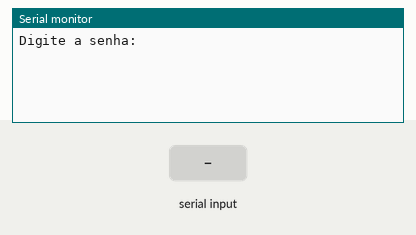
Recording of a sketch running on a simulated Arduino Uno, built with avr-gcc and run on an emulated ATmega328P. Shown: the last lines printed to the serial monitor. The test bench sets the inputs (shaded band).

Above: at 0.9 s.
1.0 s: "sim" received over Serial
At 2.8 s:
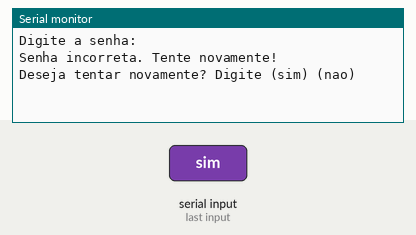
3.5 s: "90,45\n" received over Serial
At 5.5 s:
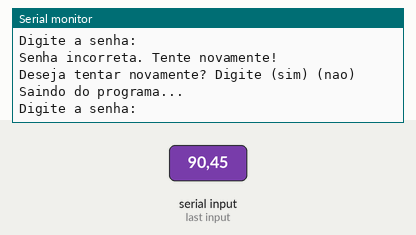
6.0 s: "1234\n" received over Serial
At 6.8 s:
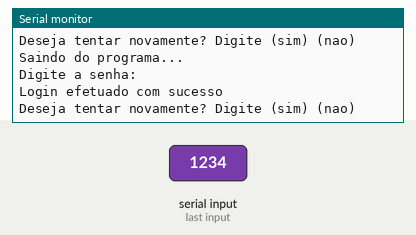

The sketch:

sistema_de_login_com_senha_num_rica_atividade_3_do_while_1.ino
```cpp
// C++ code
//variaveis
int senhaUsuario;
int senhaReal;
int contador;
int tentativas = 0;

void setup()
{
  Serial.begin(9600);

  do{

    Serial.println("Digite a senha: ");
    while( ! Serial.available() ){}
    senhaUsuario = Serial.parseInt();

    if( senhaUsuario == 1234 ){
    Serial.println("Login efetuado com sucesso");
    tentativas = 0;
    }

    else{
    tentativas++;
    Serial.println("Senha incorreta. Tente novamente!");
    }

    while( tentativas == 3 ){
    tentativas++;
    Serial.println("Acesso Bloqueado por 2 Minutos");
    delay(20000);
    }

    Serial.println("Deseja tentar novamente? Digite (sim) (nao)");
    while( ! Serial.available() ){}
    if( Serial.readString() == "sim"){
    Serial.println("Voltando...");
    }

    else{

    Serial.println("Saindo do programa...");
    }


  }
  while( senhaReal = 1234 );
}

void loop()
{

}
```

Measured:
- after the input at 1.0 s, the serial monitor: prints a new line after 1.0 s (image 1)
- after the input at 3.5 s, the serial monitor: prints a new line after 1.0 s (image 2)
- after the input at 6.0 s, the serial monitor: prints a new line at once (image 3)
